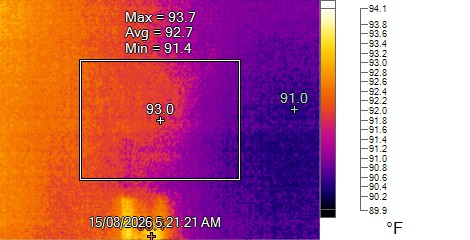
#> input picture data/sample_fluke_ir.jpg, 470 x 240 px
$ python learn_temperature.py data
#> lines starting #> are read from the running program, lines starting #| are printed output that depends on the picture
#> in main, img is the input picture: shape (240, 470, 3); mean B, G, R 130.3, 110.7, 190.3
### thermal_ai/colorbar.py
"""Estimate temperatures from a COLOUR-ONLY thermal image by reading its colour scale bar.

How it works (no guessing from brightness):
  1. Find the vertical colour bar (smooth, tall gradient) on the right side of the image.
  2. OCR the numbers printed beside it (e.g. 94.1 ... 89.9) and their pixel rows.
  3. Fit a straight line  temperature = a * row + b  through those labels.
  4. Build a lookup table: bar colour at each row -> temperature.
  5. For every pixel of the thermal picture, find the closest bar colour -> temperature.
  6. Remove the on-screen overlay (text, box lines, crosshairs) so it is not read as heat.

Needs the `tesseract` program + `pytesseract` package for step 2.
If OCR is not available, pass `scale=(t_bottom, t_top)` (the min/max printed on the bar).
"""
import re
from dataclasses import dataclass
from typing import List, Optional, Tuple

import cv2
import numpy as np


@dataclass
class ColorBar:
    x0: int                 # first / last bar column used (inner columns, borders removed)
    x1: int
    y_top: float            # pixel row of the top / bottom scale labels
    y_bot: float
    t_top: float            # temperature at those rows (in `unit`)
    t_bot: float
    slope: float            # temperature change per pixel row
    intercept: float
    unit: str               # "F" or "C"
    n_labels: int           # how many labels the OCR read (more = more reliable)
    residual: float         # max error of the line fit over the labels (unit)


# ------------------------------------------------------------------ bar detection
def find_bar_columns(img: np.ndarray) -> Tuple[int, int]:
    """Columns that form a tall smooth gradient (large range down the column, small row-to-row change)."""
    g = cv2.cvtColor(img, cv2.COLOR_BGR2GRAY).astype(np.float32)
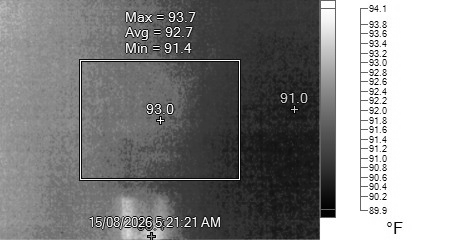
#> g: shape (240, 470) float32; min 0, max 255, mean 136.7
    h, w = g.shape
#> h = 240; w = 470
    ok = np.zeros(w, bool)
    for x in range(int(w * 0.5), w):
        col = g[:, x]
        ok[x] = col.std() > 55 and np.abs(np.diff(col)).mean() < 9
    runs, start = [], None
    for x in range(w + 1):
        v = ok[x] if x < w else False
        if v and start is None:
            start = x
        elif not v and start is not None:
            runs.append((start, x - 1)); start = None
#> this loop made 471 passes
#> v on passes 1 to 12: False, False, False, False, False, False, False, False, False, False, False, False
#> after the loop, runs = [(239, 239), (321, 334), (360, 360)]
    runs = [r for r in runs if r[1] - r[0] + 1 >= 6]
#> runs = [(321, 334)]
    if not runs:
        raise ValueError("Could not find a colour scale bar in this image.")
    x0, x1 = max(runs, key=lambda r: r[1] - r[0])
#> x0 = 321; x1 = 334
    return x0 + 2, x1 - 2          # trim borders


# ------------------------------------------------------------------ OCR of the scale
def _ocr_labels(img: np.ndarray, bar_x1: int) -> Tuple[List[Tuple[float, float]], Optional[str]]:
    from .ocr import get_pytesseract
    pytesseract = get_pytesseract()
    h, w = img.shape[:2]
    x_start = bar_x1 + 5
    reg = img[:, x_start:min(w, x_start + 100)]
    gray = cv2.cvtColor(reg, cv2.COLOR_BGR2GRAY)
    big = cv2.resize(gray, None, fx=4, fy=4, interpolation=cv2.INTER_CUBIC)
    _, th = cv2.threshold(big, 0, 255, cv2.THRESH_BINARY + cv2.THRESH_OTSU)
    d = pytesseract.image_to_data(
        th, config="--psm 6 -c tessedit_char_whitelist=0123456789.-",
        output_type=pytesseract.Output.DICT)
    labels = []
    for t, y, hh in zip(d["text"], d["top"], d["height"]):
        t = t.strip()
        if re.fullmatch(r"-?\d{1,3}\.\d", t):
            labels.append((float(t), (y + hh / 2) / 4.0))

    unit = None
    if labels:
        y_last = max(y for _, y in labels)
        below = gray[int(y_last) + 6:, :]
        if below.size:
            b = cv2.resize(below, None, fx=3, fy=3, interpolation=cv2.INTER_CUBIC)
            _, bt = cv2.threshold(b, 0, 255, cv2.THRESH_BINARY + cv2.THRESH_OTSU)
            for psm in (7, 6):
                txt = pytesseract.image_to_string(bt, config=f"--psm {psm}")
                if re.search(r"F", txt):
                    unit = "F"; break
                if re.search(r"C", txt):
                    unit = "C"; break
    return labels, unit


# [17 lines left out: function _fit_line, not called in this run]


def read_colorbar(img: np.ndarray, scale: Optional[Tuple[float, float]] = None,
                  unit_hint: str = "F") -> ColorBar:
    x0, x1 = find_bar_columns(img)
#> x0 = 323; x1 = 332
    labels, unit = ([], None)
    from .ocr import TesseractMissing
    try:
        labels, unit = _ocr_labels(img, x1 + 2)
    except TesseractMissing:
        raise
    except Exception:
        pass
    if len(labels) >= 3:
        a, b, resid, n, ys = _fit_line(labels)
        y_top, y_bot = float(ys.min()), float(ys.max())
        return ColorBar(x0, x1, y_top, y_bot, a * y_top + b, a * y_bot + b, a, b,
                        unit or unit_hint, n, resid)
    if scale is None:
        raise ValueError("Could not read the scale numbers (OCR failed). "
                         "Give scale=(min, max) as printed beside the colour bar.")
    # manual: assume bar spans from first to last non-background row
    g = cv2.cvtColor(img[:, x0:x1 + 1], cv2.COLOR_BGR2GRAY).mean(axis=1)
    rows = np.where(g < 250)[0]
    y_top, y_bot = float(rows.min()) + 9, float(rows.max()) - 8
    t_min, t_max = scale
    a = (t_min - t_max) / (y_bot - y_top)
    b = t_max - a * y_top
    return ColorBar(x0, x1, y_top, y_bot, t_max, t_min, a, b, unit_hint, 0, 0.0)


# ------------------------------------------------------------------ pixel -> temperature
def _lab(bgr: np.ndarray) -> np.ndarray:
    f = bgr.astype(np.float32) / 255.0
    return cv2.cvtColor(f.reshape(-1, 1, 3), cv2.COLOR_BGR2LAB).reshape(-1, 3)


# [77 lines left out: functions _fill_masked, _match_colors, _remove_overlay, estimate_temperature, extract_palette, load_palette and 1 more, not called in this run]


def load_calibration(path: str = "models/colorbar_calibration.json"):
    import json, os
    return json.load(open(path)) if os.path.exists(path) else None


def f_to_c(t):
    return (t - 32.0) * 5.0 / 9.0


# [9 lines left out: function apply_calibration, not called in this run]

### thermal_ai/ocr.py
"""Find the Tesseract OCR program (it is a separate program, not just a Python package)."""
import os
import shutil
import sys
from pathlib import Path
from typing import Optional

INSTALL_HELP = (
    "Tesseract OCR is not installed (or not found). It is needed to read the numbers printed on thermal pictures.\n"
    "FIX (conda):  conda activate thermal   then   conda install -c conda-forge tesseract -y   then restart the app.\n"
    "Or install it from https://github.com/UB-Mannheim/tesseract/wiki (Windows) / 'brew install tesseract' (Mac) / "
    "'sudo apt install tesseract-ocr' (Linux).\n"
    "Check with:  tesseract --version"
)


class TesseractMissing(RuntimeError):
    pass


def find_tesseract() -> Optional[str]:
    p = shutil.which("tesseract")
    if p:
        return p
    prefix = os.environ.get("CONDA_PREFIX") or sys.prefix
    candidates = [
        Path(prefix) / "Library" / "bin" / "tesseract.exe",     # conda on Windows
        Path(prefix) / "Scripts" / "tesseract.exe",
        Path(prefix) / "bin" / "tesseract",                     # conda on Mac / Linux
        Path(r"C:\Program Files\Tesseract-OCR\tesseract.exe"),
        Path(r"C:\Program Files (x86)\Tesseract-OCR\tesseract.exe"),
        Path("/opt/homebrew/bin/tesseract"), Path("/usr/local/bin/tesseract"), Path("/usr/bin/tesseract"),
    ]
    for c in candidates:
        if c.exists():
            return str(c)
    return None


def get_pytesseract():
    """Return the pytesseract module, pointed at the Tesseract program - or raise TesseractMissing."""
    try:
        import pytesseract
    except ImportError:
        raise TesseractMissing("Python package pytesseract is missing: pip install pytesseract\n" + INSTALL_HELP)
    exe = find_tesseract()
    if exe is None:
        raise TesseractMissing(INSTALL_HELP)
    pytesseract.pytesseract.tesseract_cmd = exe
    return pytesseract

### learn_temperature.py
"""THE LEARNING STEP.  Teaches the AI the colour -> temperature pattern from YOUR pictures.

    python learn_temperature.py data/calibration            (add --degree 2 for a curved correction)

Use pictures that show the colour bar AND the camera's own numbers (Max / Avg / Min in a box).
For each picture it reads those numbers as the ground truth and compares them with the temperature
it estimated from the colours. From all pictures it learns:
   1. a correction curve  (estimated -> true), so colour readings are not biased
   2. which percentile of the hot area best matches the camera's Max and Min (noise-robust hotspot)
   3. the typical error (+-), printed in every report
   4. the camera's colour palette (so pictures WITHOUT a bar can still be read when you give min/max)
Saved in models/. Run it again whenever you add more pictures - it gets better with more data.
If OCR misreads a value, add <folder>/labels.csv with columns: filename,max,avg,min
"""
import argparse, csv, json, os
from pathlib import Path

import cv2
import numpy as np

from thermal_ai.colorbar import estimate_temperature, extract_palette, read_colorbar
from thermal_ai.onscreen import find_box, read_stats

QMAX = [90, 95, 97, 98, 99, 99.5, 99.9, 100]
QMIN = [0, 0.1, 0.5, 1, 2, 3, 5, 10]


def main():
    ap = argparse.ArgumentParser(); ap.add_argument("folder"); ap.add_argument("--degree", type=int, default=1)
    a = ap.parse_args(); folder = Path(a.folder)
    manual = {}
    if (folder / "labels.csv").exists():
        for r in csv.DictReader(open(folder / "labels.csv")):
            manual[r["filename"]] = {k: float(r[k]) for k in ("max", "avg", "min") if r.get(k)}

    recs, palettes = [], []
    for f in sorted(folder.glob("*")):
        if f.suffix.lower() not in (".jpg", ".jpeg", ".png", ".bmp"):
            continue
        img = cv2.imread(str(f))
        try:
            bar = read_colorbar(img)
            palettes.append(extract_palette(img, bar))
            t, _, xe = estimate_temperature(img, bar)
            box = find_box(img, xe)
            st = manual.get(f.name) or read_stats(img, xe)
            if box is None or "avg" not in st:
                raise ValueError("camera box or Avg number not found")
        except Exception as e:
            print(f"SKIP {f.name}: {e}"); continue
        x1, y1, x2, y2 = box
        recs.append(dict(name=f.name, unit=bar.unit, tb=bar.t_bot, span=bar.t_top - bar.t_bot,
                         inside=t[y1 + 3:y2 - 2, x1 + 3:x2 - 2].ravel(), true=st))
    print(f"\nUsable pictures: {len(recs)}")
    if palettes:
        os.makedirs("models", exist_ok=True)
        json.dump({"colors": np.median(np.array(palettes), axis=0).round(1).tolist(), "n_images": len(palettes)},
                  open("models/palette.json", "w"))
        print(f"Palette learned from {len(palettes)} pictures -> models/palette.json")
    if len(recs) < 5:
        print("Need at least 5 usable pictures to learn the correction."); return

    to_c = lambda r: 5 / 9 if r["unit"] == "F" else 1.0
    u_est = np.array([(r["inside"].mean() - r["tb"]) / r["span"] for r in recs])
    u_true = np.array([(r["true"]["avg"] - r["tb"]) / r["span"] for r in recs])
    coef = np.polyfit(u_est, u_true, a.degree)

    def corrected(r):   # corrected temperatures inside the box (picture unit)
        return r["tb"] + np.polyval(coef, (r["inside"] - r["tb"]) / r["span"]) * r["span"]

    cor = [corrected(r) for r in recs]
    err_before = np.array([(r["inside"].mean() - r["true"]["avg"]) * to_c(r) for r in recs])
    err_avg = np.array([(c.mean() - r["true"]["avg"]) * to_c(r) for c, r in zip(cor, recs)])

    def best_q(grid, key):
        idx = [i for i, r in enumerate(recs) if key in r["true"]]
        if not idx: return grid[-1], None
        maes = [np.mean([abs(np.percentile(cor[i], q) - recs[i]["true"][key]) * to_c(recs[i]) for i in idx]) for q in grid]
        q = grid[int(np.argmin(maes))]
        err = np.array([(np.percentile(cor[i], q) - recs[i]["true"][key]) * to_c(recs[i]) for i in idx])
        return q, err

    q_max, err_max = best_q(QMAX, "max"); q_min, err_min = best_q(QMIN, "min")
    sd = lambda e: None if e is None else round(float(np.sqrt(np.mean(e ** 2))), 3)
    print("\n                         error in deg C (RMS)")
    print(f"  Average  before correction: {sd(err_before)}   after: {sd(err_avg)}")
    print(f"  Max  (uses percentile {q_max}):  {sd(err_max)}")
    print(f"  Min  (uses percentile {q_min}):  {sd(err_min)}")
    json.dump({"degree": a.degree, "coef": coef.tolist(), "q_max": q_max, "q_min": q_min,
               "unc_c": {"avg": sd(err_avg), "max": sd(err_max), "min": sd(err_min)},
               "n_images": len(recs)}, open("models/colorbar_calibration.json", "w"), indent=2)
    with open("models/learning_report.csv", "w", newline="") as fh:
        w = csv.writer(fh); w.writerow(["file", "unit", "true_avg", "est_avg_before", "est_avg_after", "true_max", "est_max", "true_min", "est_min"])
        for r, c in zip(recs, cor):
            w.writerow([r["name"], r["unit"], r["true"]["avg"], round(r["inside"].mean(), 2), round(c.mean(), 2),
                        r["true"].get("max"), round(float(np.percentile(c, q_max)), 2),
                        r["true"].get("min"), round(float(np.percentile(c, q_min)), 2)])
    print("Saved models/colorbar_calibration.json, models/learning_report.csv")
    print("Typical error you can expect in reports: about +-%s deg C on the hotspot." % sd(err_max))


if __name__ == "__main__":
    main()
